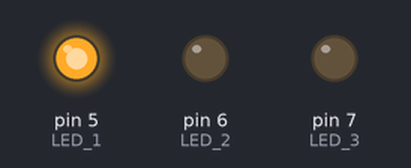
Simulated run of this sketch. Board: Arduino Uno, built with avr-gcc and run on an emulated ATmega328P. Shown: output pins drawn as LEDs (lit = HIGH).

Above: at 0.05 s.
At 0.15 s:
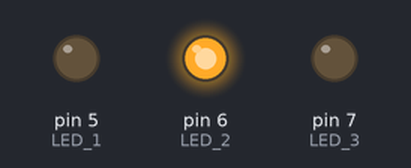
At 0.4 s:
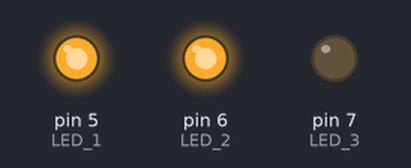
At 1.2 s:
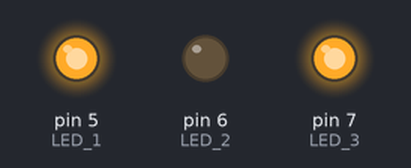
At 2.6 s:
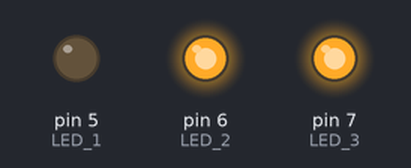
Timing chart, 0 to 3.0 s (numbered marks = the images above):
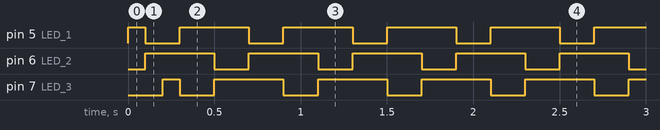

Measured:
- by itself, pin 5 (LED_1), pin 7 (LED_3): repeats every 0.60 s: LOW 0.20 s, HIGH 0.40 s
- by itself, pin 6 (LED_2): alternates HIGH for 0.40 s and LOW for 0.20 s
- by itself, everything shown: repeats every 0.60 s, in 6 steps

The sketch:

Projeto_Dia_Namorados.ino
```cpp
/*
- Arduino & Chralieplexing
- Driving 6 LEDs using only 3 I/O Pins
- Tri-State Logic Implementation
- Demo Code From Internet
- Prepared by T.K.Hareendran
- Tested at TechNode Protolabz
- Source: https://www.electroschematics.com
*/
#define LED_1 5
#define LED_2 6
#define LED_3 7

void setup()
{
   pinMode(LED_1, INPUT);
   pinMode(LED_2, INPUT);
   pinMode(LED_3, INPUT);
}

void loop()
{
   set_pins(LED_1, LED_2);
   delay(100);
   set_pins(LED_2, LED_1);
   delay(100);
   set_pins(LED_3, LED_1);
   delay(100);
   set_pins(LED_1, LED_3);
   delay(100);
   set_pins(LED_2, LED_3);
   delay(100);
   set_pins(LED_3, LED_2);
   delay(100);
}

void set_pins(int high_pin, int low_pin)
{
   reset_pins();
   pinMode(high_pin, OUTPUT);
   pinMode(low_pin, OUTPUT);
   digitalWrite(high_pin, HIGH);
   digitalWrite(low_pin,LOW);
}

void reset_pins()
{
   pinMode(LED_1, INPUT);
   pinMode(LED_2, INPUT);
   pinMode(LED_3, INPUT);
   digitalWrite(LED_1, LOW);
   digitalWrite(LED_2, LOW);
   digitalWrite(LED_3, LOW);
}
```
